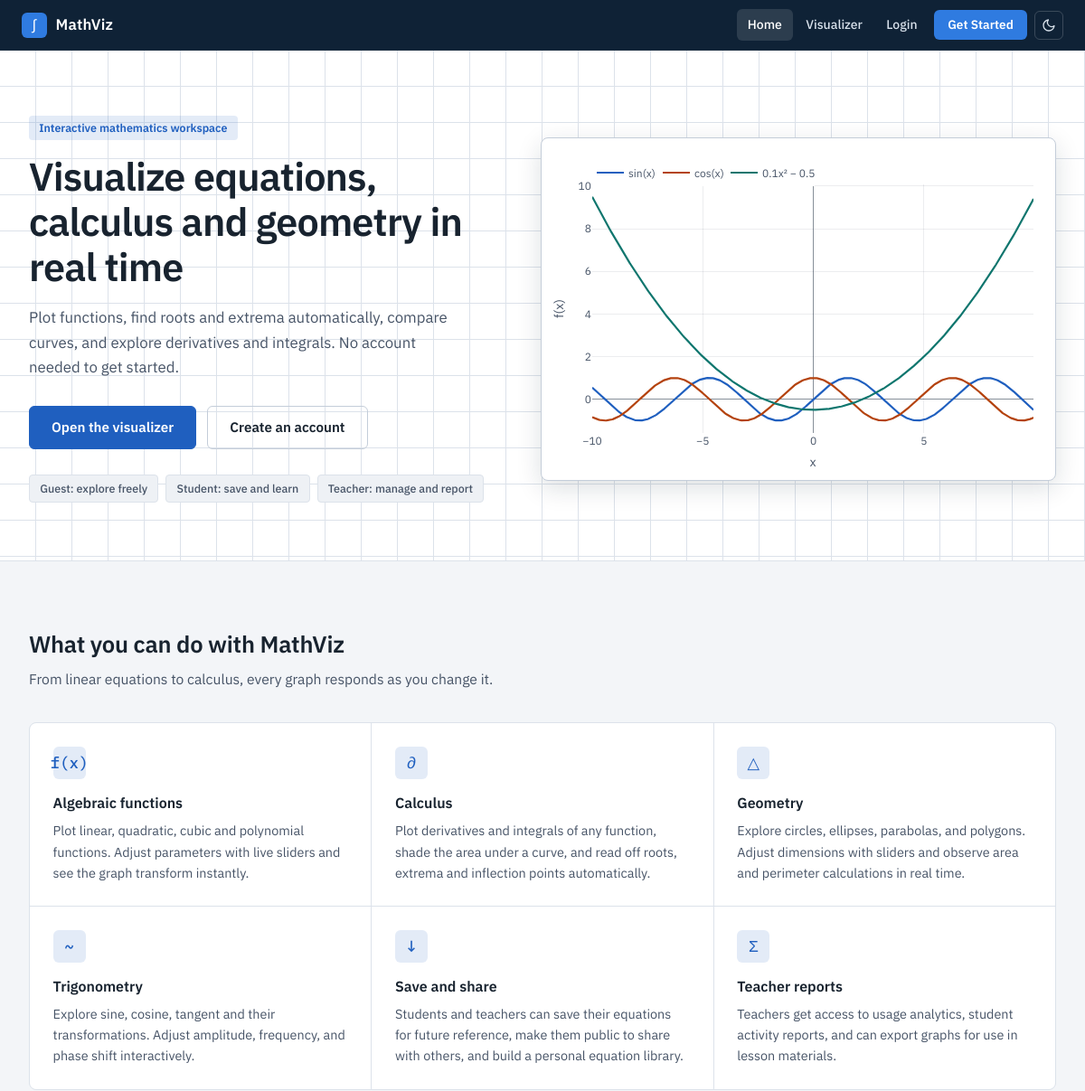
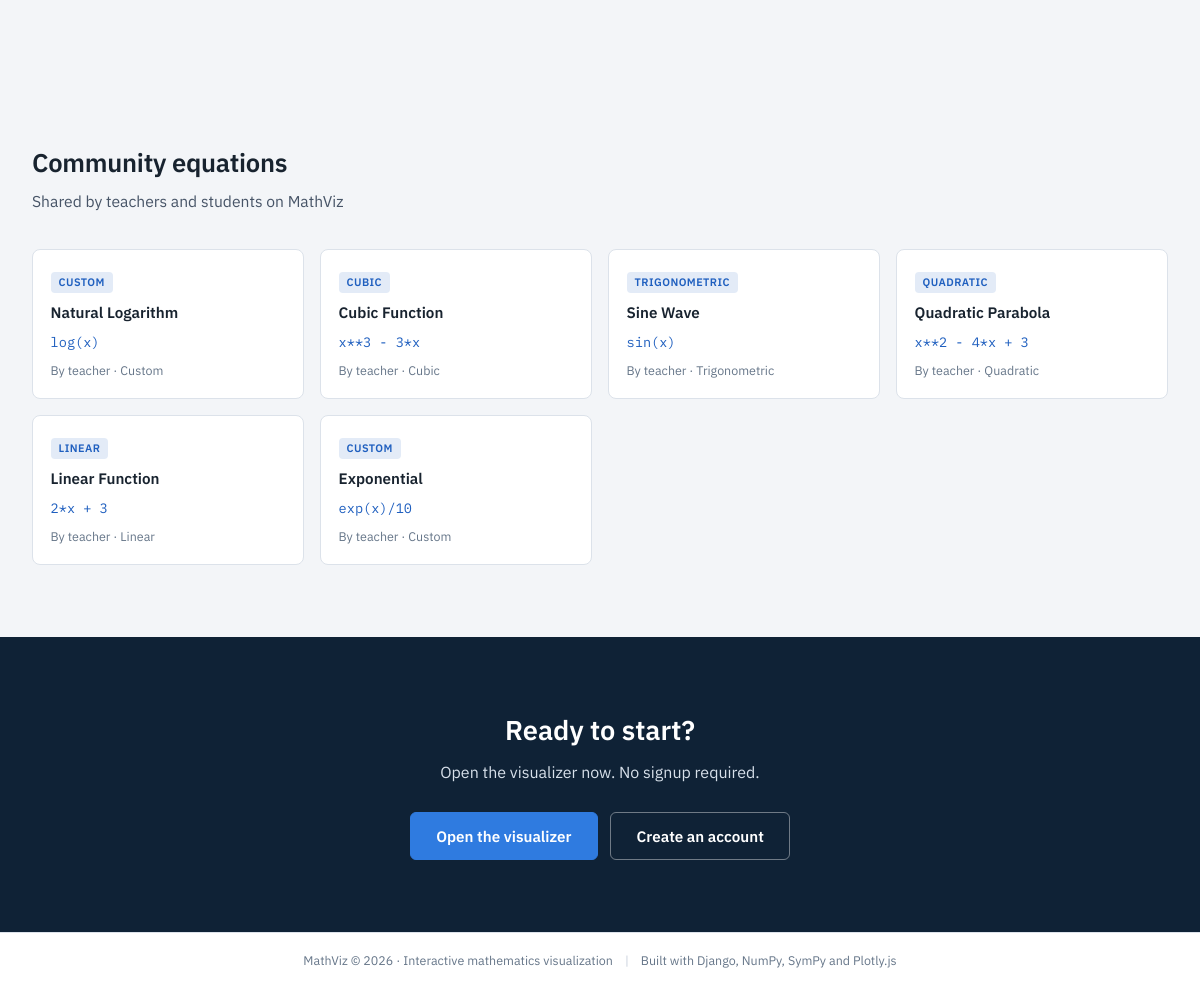
The page / on the database its author committed (2 pictures, top to bottom).
### visualizer/models.py (models this page shows, shortened)
class Equation(models.Model):
    user = models.ForeignKey(CustomUser, on_delete=models.CASCADE, related_name='equations')
    classroom = models.ForeignKey(
        Classroom, on_delete=models.SET_NULL, null=True, blank=True, related_name='equations'
    )
    title = models.CharField(max_length=200)
    equation_type = models.CharField(max_length=20, choices=EQUATION_TYPES, default='custom')
    expression = models.TextField()
    description = models.TextField(blank=True)
    is_public = models.BooleanField(default=False)
    created_at = models.DateTimeField(auto_now_add=True)
    updated_at = models.DateTimeField(auto_now=True)
    class Meta:
        ordering = ['-created_at']

### accounts/models.py (models this page shows, shortened)
class CustomUser(AbstractUser):
    role = models.CharField(max_length=10, choices=ROLE_CHOICES, default='student')
    bio = models.TextField(blank=True)
    created_at = models.DateTimeField(auto_now_add=True)

### visualizer/views.py (the view)
# urls.py: path('', views.home, name='home'),
def home(request):
    public_equations = Equation.objects.filter(is_public=True).select_related('user', 'classroom')[:6]
    total_classes = Classroom.objects.filter(is_active=True).count()
    context = {
        'public_equations': public_equations,
        'total_classes': total_classes,
    }
    return render(request, 'visualizer/index.html', context)

### templates/visualizer/index.html (shortened to what this page needs)
{% extends 'base.html' %}
{% load static %}
{% block content %}
<section class="hero">
    <div class="hero-content">
        <div class="hero-badge">Interactive mathematics workspace</div>
        <h1 class="hero-title">Visualize equations, calculus and geometry in real time</h1>
        <p class="hero-subtitle">Plot functions, find roots and extrema automatically, compare curves, and explore derivatives and integrals. No account needed to get started.</p>
        <div class="hero-actions">
            <a href="{% url 'visualizer' %}" class="btn-primary btn-hero">
                <span>Open the visualizer</span>
            </a>
            {% if not user.is_authenticated %}
            <a href="{% url 'register' %}" class="btn-outline btn-hero">Create an account</a>
            {% else %}
            <a href="{% url 'dashboard' %}" class="btn-outline btn-hero">Go to Dashboard</a>
            {% endif %}
        </div>
        <div class="hero-roles">
            <div class="role-pill guest">Guest: explore freely</div>
            <div class="role-pill student">Student: save and learn</div>
            <div class="role-pill teacher">Teacher: manage and report</div>
        </div>
    </div>
    <div class="hero-demo">
        <div id="heroDemoChart"></div>
    </div>
</section>
<section class="features">
    <div class="section-header">
        <h2>What you can do with MathViz</h2>
        <p>From linear equations to calculus, every graph responds as you change it.</p>
    </div>
    <div class="features-grid">
        <div class="feature-card">
            <div class="feature-icon">f(x)</div>
            <h3>Algebraic functions</h3>
            <p>Plot linear, quadratic, cubic and polynomial functions. Adjust parameters with live sliders and see the graph transform instantly.</p>
        </div>
        <div class="feature-card">
            <div class="feature-icon">∂</div>
            <h3>Calculus</h3>
            <p>Plot derivatives and integrals of any function, shade the area under a curve, and read off roots, extrema and inflection points automatically.</p>
        </div>
        <div class="feature-card">
            <div class="feature-icon">△</div>
            <h3>Geometry</h3>
            <p>Explore circles, ellipses, parabolas, and polygons. Adjust dimensions with sliders and observe area and perimeter calculations in real time.</p>
        </div>
        <div class="feature-card">
            <div class="feature-icon">~</div>
            <h3>Trigonometry</h3>
            <p>Explore sine, cosine, tangent and their transformations. Adjust amplitude, frequency, and phase shift interactively.</p>
        </div>
        <div class="feature-card">
            <div class="feature-icon">↓</div>
            <h3>Save and share</h3>
            <p>Students and teachers can save their equations for future reference, make them public to share with others, and build a personal equation library.</p>
        </div>
        <div class="feature-card">
            <div class="feature-icon">Σ</div>
            <h3>Teacher reports</h3>
            <p>Teachers get access to usage analytics, student activity reports, and can export graphs for use in lesson materials.</p>
        </div>
    </div>
</section>
{% if public_equations %}
<section class="public-equations">
    <div class="section-header">
        <h2>Community equations</h2>
        <p>Shared by teachers and students on MathViz</p>
    </div>
    <div class="equations-grid">
        {% for eq in public_equations %}
        <a href="{% url 'visualizer' %}?eq={{ eq.id }}" class="equation-card">
            <div class="eq-type-badge">{{ eq.get_equation_type_display }}</div>
            <h4>{{ eq.title }}</h4>
            <code class="eq-expr">{{ eq.expression }}</code>
            <div class="eq-meta">By {{ eq.user.username }} &middot; {{ eq.get_equation_type_display }}</div>
        </a>
        {% endfor %}
    </div>
</section>
{% endif %}
<section class="cta-section">
    <div class="cta-content">
        <h2>Ready to start?</h2>
        <p>Open the visualizer now. No signup required.</p>
        <div class="cta-actions">
            <a href="{% url 'visualizer' %}" class="btn-primary btn-lg">Open the visualizer</a>
            {% if not user.is_authenticated %}
            <a href="{% url 'register' %}" class="btn-outline btn-lg">Create an account</a>
            {% endif %}
        </div>
    </div>
</section>
{% endblock %}

### templates/base.html (shortened to what this page needs)
<!DOCTYPE html>
<html lang="en">
<head>
    {% load static %}
    <link rel="stylesheet" href="{% static 'css/style.css' %}">
</head>
<body class="{% block body_class %}{% endblock %}">
<nav class="navbar">
    <a href="{% url 'home' %}" class="nav-brand">
        <span class="brand-icon">∫</span>
        <span class="brand-text">MathViz</span>
    </a>
    <div class="nav-links">
        <a href="{% url 'home' %}" class="nav-link {% if request.resolver_match.url_name == 'home' %}active{% endif %}">Home</a>
        <a href="{% url 'visualizer' %}" class="nav-link {% if request.resolver_match.url_name == 'visualizer' %}active{% endif %}">Visualizer</a>
        {% if user.is_authenticated %}
            <a href="{% url 'dashboard' %}" class="nav-link {% if request.resolver_match.url_name == 'dashboard' %}active{% endif %}">Dashboard</a>
            <a href="{% url 'classes_home' %}" class="nav-link {% if 'class' in request.resolver_match.url_name %}active{% endif %}">Classes</a>
            {% if user.is_teacher or user.is_superuser %}
                <a href="{% url 'reports' %}" class="nav-link {% if request.resolver_match.url_name == 'reports' %}active{% endif %}">Reports</a>
            {% endif %}
            {% if user.is_superuser %}
                <a href="{% url 'admin:index' %}" class="nav-link" target="_blank">Admin</a>
            {% endif %}
            <div class="nav-user">
                <span class="user-badge {{ user.role }}">{{ user.get_role_display }}</span>
                <span class="username">{{ user.username }}</span>
                <a href="{% url 'logout' %}" class="btn-logout">Logout</a>
            </div>
        {% else %}
            <a href="{% url 'login' %}" class="nav-link">Login</a>
            <a href="{% url 'register' %}" class="btn-register">Get Started</a>
        {% endif %}
        <button class="theme-toggle" id="themeToggle" type="button" aria-label="Switch between light and dark theme" title="Switch theme">
            <svg class="icon-moon" viewBox="0 0 24 24" fill="none" stroke="currentColor" stroke-width="2" stroke-linecap="round" stroke-linejoin="round"><path d="M21 12.8A9 9 0 1 1 11.2 3a7 7 0 0 0 9.8 9.8z"/></svg>
        </button>
    </div>
</nav>
<main class="main-content">
    {% block content %}{% endblock %}
</main>
<footer class="footer">
    <div class="footer-inner">
        <span>MathViz &copy; {% now "Y" %} · Interactive mathematics visualization</span>
        <span class="footer-sep">|</span>
        <span>Built with Django, NumPy, SymPy and Plotly.js</span>
    </div>
</footer>
</body>
</html>

### rows shown on the page
Equation: equation_type "CUSTOM", title "Natural Logarithm", expression "log(x)", user.username "teacher", equation_type "Custom"
Equation: equation_type "CUBIC", title "Cubic Function", expression "x**3 - 3*x", user.username "teacher", equation_type "Cubic"
Equation: equation_type "TRIGONOMETRIC", title "Sine Wave", expression "sin(x)", user.username "teacher", equation_type "Trigonometric"
Equation: equation_type "QUADRATIC", title "Quadratic Parabola", expression "x**2 - 4*x + 3", user.username "teacher", equation_type "Quadratic"
Equation: equation_type "LINEAR", title "Linear Function", expression "2*x + 3", user.username "teacher", equation_type "Linear"
Equation: equation_type "CUSTOM", title "Exponential", expression "exp(x)/10", user.username "teacher", equation_type "Custom"
